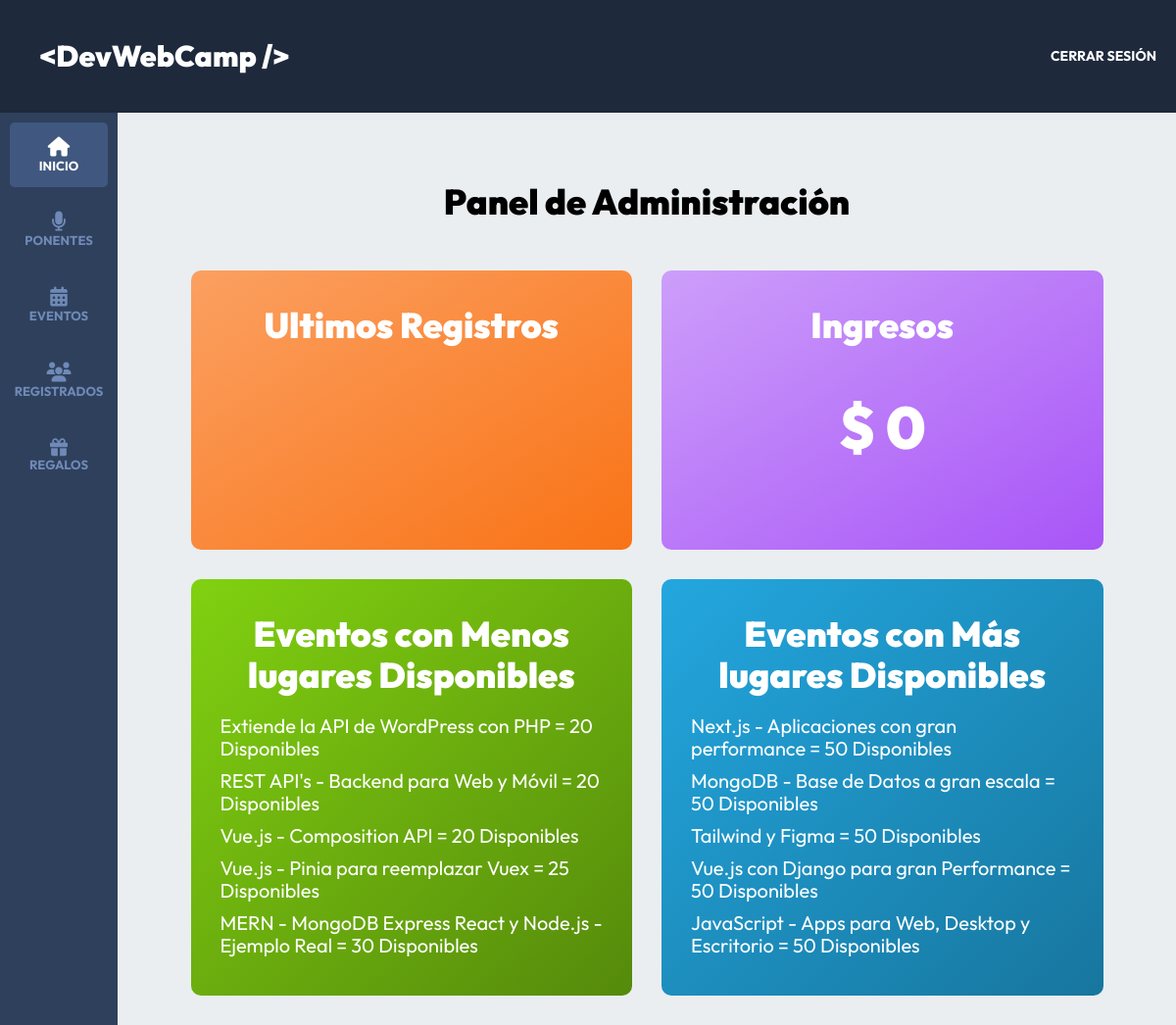
Before: /admin/dashboard (signed in) with the older database file.
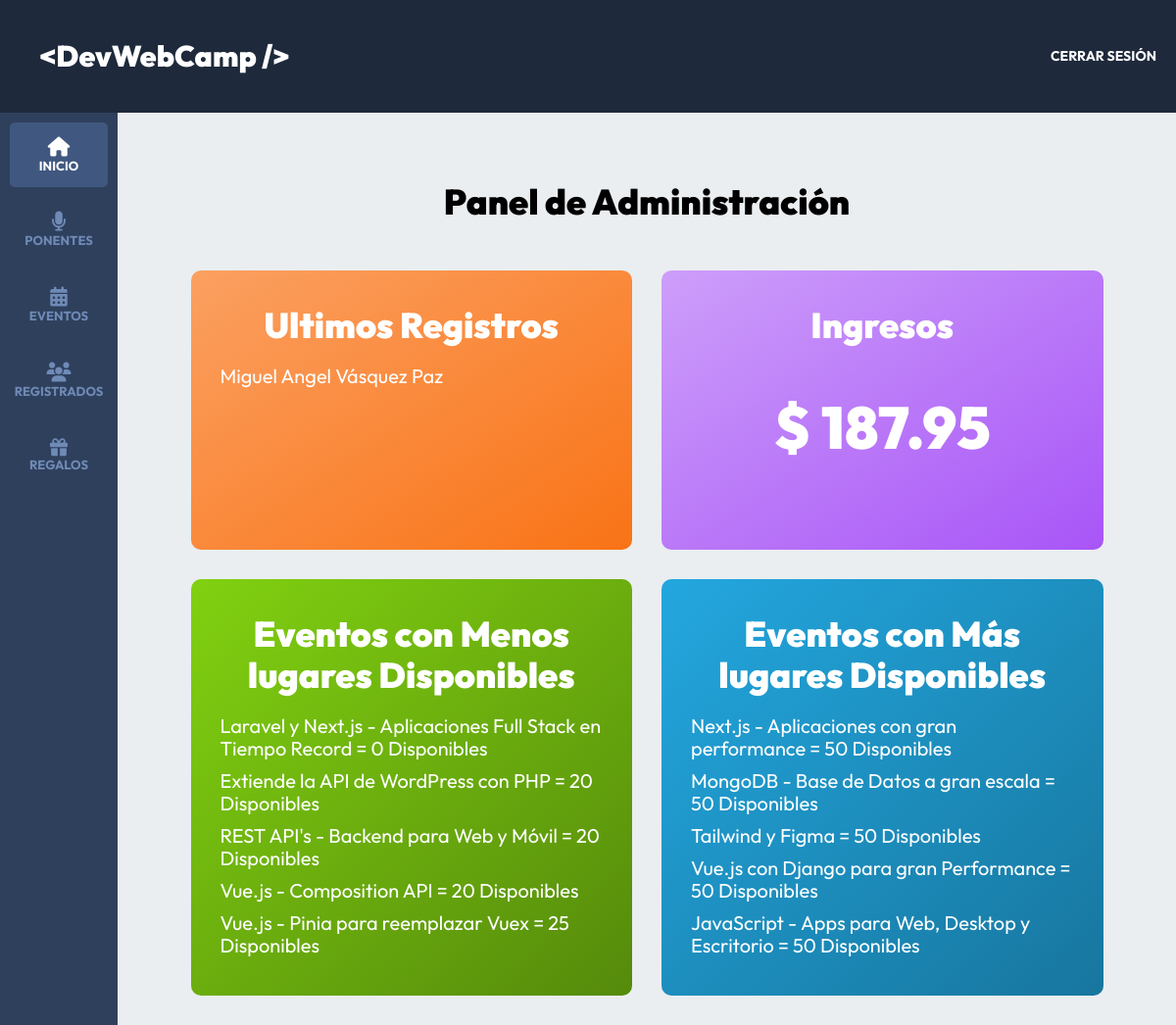
After: the same page with the newer database file.
### tables this page shows
CREATE TABLE IF NOT EXISTS `eventos` (
  `id` int NOT NULL AUTO_INCREMENT,
  `nombre` varchar(120) DEFAULT NULL,
  `descripcion` text,
  `disponibles` int DEFAULT NULL,
  `categoria_id` int NOT NULL,
  `dia_id` int NOT NULL,
  `hora_id` int NOT NULL,
  `ponente_id` int NOT NULL,
  PRIMARY KEY (`id`),
  KEY `fk_eventos_categorias_idx` (`categoria_id`),
  KEY `fk_eventos_dias1_idx` (`dia_id`),
  KEY `fk_eventos_horas1_idx` (`hora_id`),
  KEY `fk_eventos_ponentes1_idx` (`ponente_id`),
  CONSTRAINT `categoria_id` FOREIGN KEY (`categoria_id`) REFERENCES `categorias` (`id`),
  CONSTRAINT `dia_id` FOREIGN KEY (`dia_id`) REFERENCES `dias` (`id`),
  CONSTRAINT `hora_id` FOREIGN KEY (`hora_id`) REFERENCES `horas` (`id`),
  CONSTRAINT `ponente_id` FOREIGN KEY (`ponente_id`) REFERENCES `ponentes` (`id`)
);

CREATE TABLE IF NOT EXISTS `registros` (
  `id` int NOT NULL AUTO_INCREMENT,
  `paquete_id` int DEFAULT NULL,
  `pago_id` varchar(30) DEFAULT NULL,
  `token` varchar(8) DEFAULT NULL,
  `usuario_id` int DEFAULT NULL,
  `regalo_id` int DEFAULT NULL,
  PRIMARY KEY (`id`),
  KEY `usuarioId` (`usuario_id`),
  KEY `paquete_id` (`paquete_id`),
  KEY `regalo_id` (`regalo_id`),
  CONSTRAINT `paquete_id` FOREIGN KEY (`paquete_id`) REFERENCES `paquetes` (`id`),
  CONSTRAINT `regalo_id` FOREIGN KEY (`regalo_id`) REFERENCES `regalos` (`id`),
  CONSTRAINT `usuario_id` FOREIGN KEY (`usuario_id`) REFERENCES `usuarios` (`id`)
);

CREATE TABLE IF NOT EXISTS `usuarios` (
  `id` int NOT NULL AUTO_INCREMENT,
  `nombre` varchar(40) DEFAULT NULL,
  `apellido` varchar(40) DEFAULT NULL,
  `email` varchar(40) DEFAULT NULL,
  `password` varchar(60) DEFAULT NULL,
  `confirmado` tinyint(1) DEFAULT NULL,
  `token` varchar(13) DEFAULT NULL,
  `admin` tinyint(1) DEFAULT NULL,
  PRIMARY KEY (`id`)
);

### controllers/DashboardController.php (called while the page is built, shortened)
<?php
class DashboardController {
  public static function index(Router $router) {
    $registros = Registro::get(5);
    foreach($registros as $registro) {
      $registro->usuario = Usuario::find($registro->usuario_id);
    }
    $virtuales = Registro::total('paquete_id', 2);
    $presenciales = Registro::total('paquete_id', 1);
    $ingresos = ($virtuales * 46.05) + ($presenciales * 187.95);
    $menos_disponibles = Evento::ordenarLimite('disponibles', 'ASC', 5);
    $mas_disponibles = Evento::ordenarLimite('disponibles', 'DESC', 5);
    $router->render('admin/dashboard/index', [
      'titulo' => 'Panel de Administración',
      'registros' => $registros,
      'ingresos' => $ingresos,
      'menos_disponibles' => $menos_disponibles,
      'mas_disponibles' => $mas_disponibles
    ]);
  }
}

### public/index.php (called while the page is built, shortened)
<?php
$router = new Router();
$router->get('/login', [AuthController::class, 'login']);
$router->post('/login', [AuthController::class, 'login']);
$router->post('/logout', [AuthController::class, 'logout']);
$router->get('/registro', [AuthController::class, 'registro']);
$router->post('/registro', [AuthController::class, 'registro']);
$router->get('/olvide', [AuthController::class, 'olvide']);
$router->post('/olvide', [AuthController::class, 'olvide']);
$router->get('/reestablecer', [AuthController::class, 'reestablecer']);
$router->post('/reestablecer', [AuthController::class, 'reestablecer']);
$router->get('/mensaje', [AuthController::class, 'mensaje']);
$router->get('/confirmar-cuenta', [AuthController::class, 'confirmar']);
$router->get('/admin/dashboard', [DashboardController::class, 'index']);
$router->get('/admin/ponentes', [PonentesController::class, 'index']);
$router->get('/admin/ponentes/crear', [PonentesController::class, 'crear']);
$router->post('/admin/ponentes/crear', [PonentesController::class, 'crear']);
$router->get('/admin/ponentes/editar', [PonentesController::class, 'editar']);
$router->post('/admin/ponentes/editar', [PonentesController::class, 'editar']);
$router->post('/admin/ponentes/eliminar', [PonentesController::class, 'eliminar']);
$router->get('/admin/eventos', [EventosController::class, 'index']);
$router->get('/admin/eventos/crear', [EventosController::class, 'crear']);
$router->post('/admin/eventos/crear', [EventosController::class, 'crear']);
$router->get('/admin/eventos/editar', [EventosController::class, 'editar']);
$router->post('/admin/eventos/editar', [EventosController::class, 'editar']);
$router->post('/admin/eventos/eliminar', [EventosController::class, 'eliminar']);
$router->get('/api/eventos-horario', [APIEventos::class, 'index']);
$router->get('/api/ponentes', [APIPonentes::class, 'index']);
$router->get('/api/ponente', [APIPonentes::class, 'ponente']);
$router->get('/admin/registrados', [RegistradosController::class, 'index']);
$router->get('/admin/regalos', [RegalosController::class, 'index']);
$router->get('/finalizar-registro', [RegistroController::class, 'crear']);
$router->post('/finalizar-registro/gratis', [RegistroController::class, 'gratis']);
$router->post('/finalizar-registro/pagar', [RegistroController::class, 'pagar']);
$router->get('/finalizar-registro/conferencias', [RegistroController::class, 'conferencias']);
$router->post('/finalizar-registro/conferencias', [RegistroController::class, 'conferencias']);
$router->get('/boleto', [RegistroController::class, 'boleto']);
$router->get('/', [PaginasController::class, 'index']);
$router->get('/devwebcamp', [PaginasController::class, 'evento']);
$router->get('/paquetes', [PaginasController::class, 'paquetes']);
$router->get('/workshops-conferencias', [PaginasController::class, 'conferencias']);
$router->get('/404', [PaginasController::class, 'error']);
$router->comprobarRutas();

### models/ActiveRecord.php (called while the page is built, shortened)
<?php
class ActiveRecord {
    protected static $db;
    protected static $tabla = '';
    public static function setDB($database) {
        self::$db = $database;
    }
    public static function consultarSQL($query) {
        $resultado = self::$db->query($query);
        $array = [];
        while($registro = $resultado->fetch_assoc()) {
            $array[] = static::crearObjeto($registro);
        }
        return $array;
    }
    protected static function crearObjeto($registro) {
        $objeto = new static;
        foreach($registro as $key => $value ) {
            if(property_exists( $objeto, $key  )) {
                $objeto->$key = $value;
            }
        }
        return $objeto;
    }
    public static function find($id) {
        $query = "SELECT * FROM " . static::$tabla  . " WHERE id = $id";
        $resultado = self::consultarSQL($query);
        return array_shift( $resultado ) ;
    }
    public static function get($limite) {
        $query = "SELECT * FROM " . static::$tabla . " ORDER BY id DESC LIMIT $limite" ;
        $resultado = self::consultarSQL($query);
        return $resultado;
    }
    public static function ordenarLimite($columna, $orden, $limite) {
        $query = "SELECT * FROM " . static::$tabla . " ORDER BY $columna $orden LIMIT $limite";
        $resultado = self::consultarSQL($query);
        return $resultado;
    }
    public static function total($columna = '', $valor = '') {
        $query = "SELECT COUNT(*) FROM " . static::$tabla;
        if($columna) {
            $query .= " WHERE $columna = $valor";
        }
        $resultado = self::$db->query($query);
        $total = $resultado->fetch_array();
        return array_shift($total);
    }
}

### views/admin/dashboard/index.php (the view, shortened to what the changed rows need)
<h2 class="dashboard__heading"><?php echo $titulo; ?></h2>
<div class="bloques">
  <div class="bloques__grid">
    <div class="bloque">
      <?php foreach($registros as $registro) { ?>
        <div class="bloque__contenido">
          <p class="bloque__texto">
            <?php echo $registro->usuario->nombre . " " . $registro->usuario->apellido; ?>
          </p>
        </div>
      <?php } ?>
    </div>
    <div class="bloque">
      <h3 class="bloque__heading">Ingresos</h3>
      <p class="bloque__texto--cantidad">$ <?php echo $ingresos; ?></p>
    </div>
    <div class="bloque">
      <?php foreach($menos_disponibles as $evento) { ?>
        <div class="bloque__contenido">
          <p class="bloque__texto">
            <?php echo $evento->nombre . " = " . $evento->disponibles . ' Disponibles'; ?>
          </p>
        </div>
      <?php } ?>
    </div>
    <div class="bloque">
      <?php foreach($mas_disponibles as $evento) { ?>
        <div class="bloque__contenido">
          <p class="bloque__texto">
            <?php echo $evento->nombre . " = " . $evento->disponibles . ' Disponibles'; ?>
          </p>
        </div>
      <?php } ?>
    </div>
  </div>
</div>

Changed rows visible on the page:
no longer on this page (row unchanged): eventos: nombre "MERN - MongoDB Express React y Node.js - Ejemplo Real", disponibles "30", shown under "Eventos con Menos lugares Disponibles"
added registros: usuario.nombre "Miguel Angel", usuario.apellido "Vásquez Paz"
now on this page (row edited): eventos: nombre "Laravel y Next.js - Aplicaciones Full Stack en Tiempo Record", disponibles "0", shown under "Eventos con Menos lugares Disponibles"
Other visible differences:
$ingresos: "0" → "187.95"
